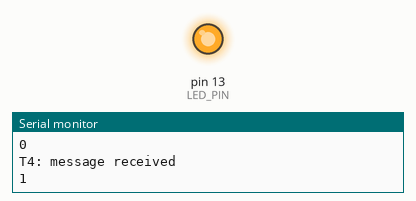
Simulated run of this sketch. Board: Arduino Uno, built with avr-gcc and run on an emulated ATmega328P. Parts: output pins drawn as LEDs (lit = HIGH), the last lines printed to the serial monitor.

Above: at 2.5 s.
At 7.5 s:
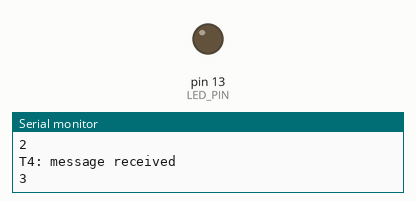
Timing chart, 0 to 13.0 s (numbered marks = the images above):
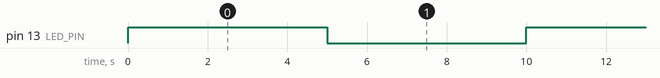

The sketch:

arduino_uno.ino
```cpp
// (licence header left out)
#include <TimerOne.h>
#include "RtcOS.h"

//******************************************************************************
// Constants
//******************************************************************************
#define SEND_EVENT_NOW          0
#define DO_NOT_RELOAD_DELAY     FALSE
#define RELOAD_DELAY            TRUE

// 0 is the highest priority, task numbers must be consecutive, no gaps
#define TASK1_ID            0
#define TASK2_ID            1
#define TASK3_ID            4		// kind of the idle task, so put it at lowest priority
#define TASK4_ID            3
#define TASK5_ID            2

// events for task one
#define T1_EVT_TEST1        0x01
#define T1_EVT_TEST2        0x02

// events for task two
#define T2_EVT_TEST1        0x01
#define T2_EVT_TEST2        0x02

// events for task three
#define T3_EVT_TEST1        0x01
#define T3_EVT_TEST2        0x02

// events for task four
#define T4_EVT_TEST1        0x01

#define LED_PIN				13
//******************************************************************************
// Globals
//******************************************************************************
osTimer_t theTimer;

/******************************************************************************
    @fn     TaskOne

    @brief  This task when it receives an event will turn on the led.  It
			will then send an event to task 2 to turn off the led.

    @param	eventFlags - 1 bit flags indicating events
			msgCount - number of messages waiting for this task
			taskParam - value that was given at task creation time

    @return
******************************************************************************/
osEvents_t TaskOne( osEvents_t eventFlags, osMsgCount_t msgCount, osTaskParam_t taskParam )
{

    if ( eventFlags & T1_EVT_TEST1 )
    {   // this event would be the highest priority for this task
        // since it is handled first

		// turn the LED on (HIGH is the voltage level)
		digitalWrite( LED_PIN, HIGH );
		// send event to task 2 to turn off the led
        osSendEvent( TASK2_ID, T2_EVT_TEST1, 50, DO_NOT_RELOAD_DELAY );

        // then return the events that have NOT been handled
        return eventFlags & ~T1_EVT_TEST1;
    }

    // maybe there are some events that we do not care about
    // this will throw those events away
    return 0;
}


/******************************************************************************
    @fn     TaskTwo

    @brief  This task when it receives an event will turn off the led.  It
			will then send an event to task 1 to turn on the led.

    @param	eventFlags - 1 bit flags indicating events
			msgCount - number of messages waiting for this task
			taskParam - value that was given at task creation time

    @return
******************************************************************************/
osEvents_t TaskTwo( osEvents_t eventFlags, osMsgCount_t msgCount, osTaskParam_t taskParam )
{

    if ( eventFlags & T2_EVT_TEST1 )
    {   // this event would be the highest priority for this task
        // since it is handled first

		// turn the LED off by making the voltage LOW
		digitalWrite( LED_PIN, LOW );
		// send event to task 1 to turn on the led, event will be delivered in x ms
        osSendEvent( TASK1_ID, T1_EVT_TEST1, 50, DO_NOT_RELOAD_DELAY );

        return eventFlags & ~T2_EVT_TEST1;
    }

    if ( eventFlags & T2_EVT_TEST2 )
    {
        // do something
        // then return the events that have NOT been handled
        return eventFlags & ~T2_EVT_TEST2;
    }

    // maybe there are some events that we do not care about
    // this will throw those events away
    return 0;
}

/******************************************************************************
    @fn     TaskThree

    @brief  This is setup as the idle task so that it gets called whenever
			there is nothing to do in the system.  This happens because it
			is the lowest priority task and it keeps sending an event to
			itself.

    @param	eventFlags - 1 bit flags indicating events
			msgCount - number of messages waiting for this task
			taskParam - value that was given at task creation time

    @return
******************************************************************************/
osEvents_t TaskThree( osEvents_t eventFlags, osMsgCount_t msgCount, osTaskParam_t taskParam )
{
    if ( eventFlags & T3_EVT_TEST1 )
    {
		// need to create a timer, that will be checked all the time
		osTimerCreate( 40, &theTimer );

		// send an event to ourselves to test the timer
		osSendEvent( TASK3_ID, T3_EVT_TEST2, SEND_EVENT_NOW, DO_NOT_RELOAD_DELAY );

        return eventFlags & ~T3_EVT_TEST1;
    }

    if ( eventFlags & T3_EVT_TEST2 )
    {	// this will be called every time the os done not have a higher priority task
		// notice that we did not clear the event when the return is called

		if ( osTimerExpired( &theTimer ))
		{
			Serial.println( osGetTickCount(), HEX );
			Serial.println( "Timer Expired, creating another!" );
			osTimerCreate( 40, &theTimer );
		}

        return eventFlags;
    }

    // maybe there are some events that we do not care about
    // this will throw those events away
    return 0;
}

/******************************************************************************
    @fn     TaskFour

    @brief  This is the event processing for the task.  It is the
            task entry point.  It will only be called if it has an
            event pending.  That event could come from another task,
            isr, or itself.

    @param	eventFlags - 1 bit flags indicating events
			msgCount - number of messages waiting for this task
			taskParam - value that was given at task creation time

    @return
******************************************************************************/
osEvents_t TaskFour( osEvents_t eventFlags, osMsgCount_t msgCount, osTaskParam_t taskParam )
{
    static osMsg_t messageData = 0;

    if ( eventFlags & T4_EVT_TEST1 )
    {   // this event would be the highest priority for this task
        // since it is handled first

        if ( OS_ERR_NONE != osSendMessage( TASK5_ID, messageData ))
        {
			Serial.println( "T4: error sending message" );
		}

        // then return the events that have NOT been handled
        return eventFlags & ~T4_EVT_TEST1;
    }

	if ( msgCount )
	{
		if ( OS_ERR_NONE == osGetMessage( &messageData ))
		{ 	// somebody sent us a message
			Serial.println( "T4: message received" );
			Serial.println( messageData, DEC );
			// now that we sent a message, then received a message, schedule delay event
			// to start it all over again
			osSendEvent( TASK4_ID, T4_EVT_TEST1, 30, DO_NOT_RELOAD_DELAY );
		}
	}

    // maybe there are some events that we do not care about
    // this will throw those events away
    return 0;
}

/******************************************************************************
    @fn     TaskFour

    @brief  Task 4 is going to send us a message and then we need to
			add 1 to the msg and send it back.

    @param	eventFlags - 1 bit flags indicating events
			msgCount - number of messages waiting for this task
			taskParam - value that was given at task creation time

    @return
******************************************************************************/
osEvents_t TaskFive( osEvents_t eventFlags, osMsgCount_t msgCount, osTaskParam_t taskParam )
{
    osMsg_t newMessage;

	if ( msgCount )
	{	// just handle one message then return, for higher priority tasks
		if ( OS_ERR_NONE == osGetMessage( &newMessage ))
		{ 	// somebody sent us a message
			Serial.println( "T5: message received" );
			Serial.println( newMessage, DEC );

			// increment and then send back
			++newMessage;
			if ( OS_ERR_NONE != osSendMessage( TASK4_ID, newMessage ))
			{
				Serial.println( "T4: error sending message" );
			}
		}
		else
		{	// if the task was invoked, then we should have a message
			Serial.println( "T5: error, no message" );
		}
	}

    // maybe there are some events that we do not care about
    // this will throw those events away
    return 0;
}

/******************************************************************************
    @fn     SystemSleepHandler

    @brief  This routine will get called when there are no events for any
            task in the system.  Put the processor to sleep and wake on
            an interrupt.  The interrupt will then send an event to
            some task.

    @param

    @return
******************************************************************************/
void SystemSleepHandler( void )
{

    // possibly stop the processor until an interrupt occurs
	Serial.println( "SleepHandler: error, should not be idle" );

}

/******************************************************************************
    @fn     hwInit

    @brief  This routine init's the hardware.

    @param

    @return
******************************************************************************/
void hwInit( void )
{
	// initialize digital led pin as an output.
	pinMode( LED_PIN, OUTPUT );

    // set timer for 100 milliseconds, by setting timer period in microseconds
	Timer1.initialize( 100000 );
	// attach the service routine here
	Timer1.attachInterrupt( osUpdateTick );

}

/******************************************************************************
    @fn     setup

    @brief  Setup function runs once when you press reset or power the board.

    @param

    @return
******************************************************************************/
void setup()
{
	Serial.begin( 9600 );
    while ( !Serial );

	hwInit();

    osInit();

	// THIS IS ONLY TO TEST OVERFLOW BY SETTING THE TICKCOUNT NEAR THE OVERFLOW
	osSetTickCount( 0xFFFFFF00 );

	// register tasks so that they can receive events
    osRegisterTaskEventHandler( TaskOne, 	TASK1_ID, 0 );
    osRegisterTaskEventHandler( TaskTwo, 	TASK2_ID, 0 );
    osRegisterTaskEventHandler( TaskThree, 	TASK3_ID, 0 );
    osRegisterTaskEventHandler( TaskFour, 	TASK4_ID, 0 );
    osRegisterTaskEventHandler( TaskFive, 	TASK5_ID, 0 );

    // register a routine that will get called if there are no events for any tasks
    osRegisterSystemSleepHandler( SystemSleepHandler );

    // send event to turn on led
    osSendEvent( TASK1_ID, T1_EVT_TEST1, SEND_EVENT_NOW, DO_NOT_RELOAD_DELAY );
	// send event to create the timer
    osSendEvent( TASK3_ID, T3_EVT_TEST1, SEND_EVENT_NOW, DO_NOT_RELOAD_DELAY );
	// start the messaging exchange with an event
	osSendEvent( TASK4_ID, T4_EVT_TEST1, SEND_EVENT_NOW, DO_NOT_RELOAD_DELAY );

}

/******************************************************************************
    @fn     loop

    @brief  Loop function runs over and over again forever, but with the
			RTC OS, once osRun is called it will never return.

    @param

    @return
******************************************************************************/
void loop()
{
	Serial.println( "Starting the RTC OS!" );

    // start the system running, it will never return from this routine
    osRun();
}
```

board_arduino_uno.h
```cpp
// (licence header left out)
#ifndef BOARD_ARDUINO_UNO_H
#define BOARD_ARDUINO_UNO_H

//******************************************************************************
// Some generic constants
//******************************************************************************

#ifndef TRUE
#define TRUE                            1
#endif

#ifndef FALSE
#define FALSE                           0
#endif

//******************************************************************************
// Set these to the appropriate sizes
//******************************************************************************
typedef signed char int8;
typedef unsigned char uint8;
typedef short int16;
typedef unsigned short uint16;
typedef long int32;
typedef unsigned long uint32;

//******************************************************************************
// Change the size of these if needed
//******************************************************************************
typedef int8 osStatus_t;
typedef uint8 osTaskID_t;
typedef uint32 osEvents_t;
typedef uint32 osTick_t;
typedef uint32 osMsg_t;
typedef uint32 osTaskParam_t;
typedef uint8 osMsgCount_t;
typedef uint16 osIndex_t;

//******************************************************************************
// Define how this system handles critical sections
//******************************************************************************
#define ENTER_CRITICAL_SECTION
#define EXIT_CRITICAL_SECTION
#define CRITICAL_SECTION_VARIABLE

//******************************************************************************
// Set the max number of tasks in the system
//******************************************************************************
#define MAX_TASKS_IN_SYSTEM             5

//******************************************************************************
// Defines how many future events that can be scheduled.
// This is for the entire system, not per task
//******************************************************************************
#define MAX_FUTURE_EVENTS               4

//******************************************************************************
// Set the max number of messages that can be sent to each task
// This is for each task in the system
// If you do not want to use messages in your system, set this to 0
//******************************************************************************
#define MAX_MESSAGES_IN_SYSTEM          3


#endif
```

rtcOS.h
```cpp
// (licence header left out)
#ifndef RTC_OS_H
#define RTC_OS_H

//******************************************************************************
// Includes
//******************************************************************************
#include "board_arduino_uno.h"

//******************************************************************************
// OS return codes
//******************************************************************************
#define OS_ERR_NONE                     0
#define OS_ERR_OUT_OF_RESOURCES         -1
#define OS_ERR_IN_USE                   -2
#define OS_ERR_OUT_OF_RANGE             -3
#define OS_ERR_NOT_FOUND                -4
#define OS_ERR_TOO_MANY_EVENTS          -5
#define OS_ERR_NO_EVENT                 -6
#define OS_ERR_INVALID_TASK             -7
#define OS_ERR_MSG_FULL                 -8
#define OS_ERR_MSG_EMPTY                -9

//******************************************************************************
// Typedefs
//******************************************************************************

typedef struct _osTimer_t
{
	uint32			mStartTickCount;
	uint32			mTickDelay;
} osTimer_t, *osTimerPtr_t;


typedef osEvents_t (*pTaskEventHandler_t)( osEvents_t eventFlags, osMsgCount_t msgCount, osTaskParam_t taskParam );
typedef void (*pSystemSleepHandler_t)( void );

//******************************************************************************
// Prototypes
//******************************************************************************

// call this routine after the basic hardware has been initialized
osStatus_t osInit( void );

// create tasks using this routine
osStatus_t osRegisterTaskEventHandler( pTaskEventHandler_t taskEventHandler, osTaskID_t taskID,
                                     osTaskParam_t taskParam );

// register a callback that will be invoked when the system has no events or messages
osStatus_t osRegisterSystemSleepHandler( pSystemSleepHandler_t sleepHandler );

// main() should call this as the last function, it will never return
void osRun( void );

// this routine must be called every tick, could be 1 millisecond, whatever the system wants
// the rate at which you call this routine determines send event delay time
void osUpdateTick( void );

// events
// set tickCountDelay to 0 to send event immediately
// set reloadDelay to TRUE in order to send the event again in tickCountDelay,
// this event will continually be sent until it is cleared.
// if tickCountDelay is 0 then reloadDelay is ignored
osStatus_t osSendEvent( osTaskID_t taskID, osEvents_t eventFlag, osTick_t tickCountDelay, bool reloadDelay );
osStatus_t osClearEvent( osTaskID_t taskID, osEvents_t eventFlag );

// time
// create a timer to check if x amount of time has passed since
// the timer was created.  Call osTimerExpired to find out
// if the time has expired.
void osSetTickCount( osTick_t newCount );
osTick_t osGetTickCount( void );
osStatus_t osTimerCreate( osTick_t expireTickCount, osTimer_t *newTimer );
// return true if expired
bool osTimerExpired( osTimer_t *newTimer );


#if (defined MAX_MESSAGES_IN_SYSTEM) && (MAX_MESSAGES_IN_SYSTEM > 0)
// messages
// send a pointer to a message to a task
osStatus_t osSendMessage( osTaskID_t taskID, osMsg_t pMsg );
osStatus_t osGetMessage( osMsg_t *pMsg );
#endif

#endif
```

Source omitted: rtcOS.cpp (29994 bytes)

Measured:
- by itself, pin 13 (LED_PIN): alternates HIGH for 5.0 s and LOW for 5.0 s
